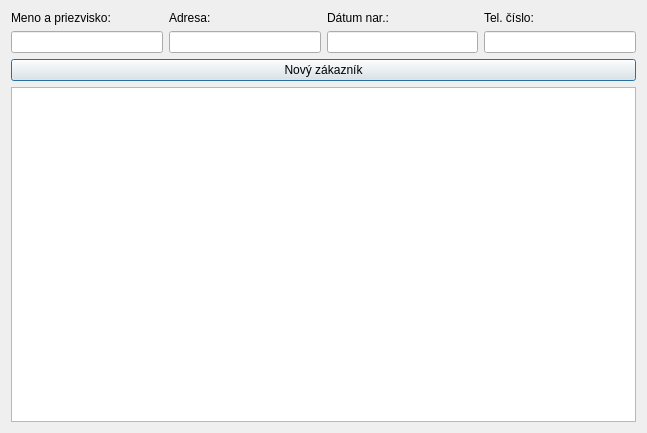
<?xml version="1.0" encoding="UTF-8"?>
<ui version="4.0">
 <class>CustomerSelect</class>
 <widget class="QDialog" name="CustomerSelect">
  <property name="geometry">
   <rect>
    <x>0</x>
    <y>0</y>
    <width>647</width>
    <height>433</height>
   </rect>
  </property>
  <property name="windowTitle">
   <string>Dialog</string>
  </property>
  <layout class="QVBoxLayout" name="verticalLayout">
   <item>
    <layout class="QHBoxLayout" name="horizontalLayout">
     <item>
      <layout class="QVBoxLayout" name="vertical_name">
       <item>
        <widget class="QLabel" name="label_name">
         <property name="text">
          <string>Meno a priezvisko:</string>
         </property>
        </widget>
       </item>
       <item>
        <widget class="QLineEdit" name="le_name"/>
       </item>
      </layout>
     </item>
     <item>
      <layout class="QVBoxLayout" name="vertical_address">
       <item>
        <widget class="QLabel" name="label_address">
         <property name="text">
          <string>Adresa:</string>
         </property>
        </widget>
       </item>
       <item>
        <widget class="QLineEdit" name="le_address"/>
       </item>
      </layout>
     </item>
     <item>
      <layout class="QVBoxLayout" name="vertical_birthday">
       <item>
        <widget class="QLabel" name="label_birthday">
         <property name="text">
          <string>Dátum nar.:</string>
         </property>
        </widget>
       </item>
       <item>
        <widget class="QLineEdit" name="le_birthday"/>
       </item>
      </layout>
     </item>
     <item>
      <layout class="QVBoxLayout" name="vertical_phone_number">
       <item>
        <widget class="QLabel" name="label_phone_number">
         <property name="text">
          <string>Tel. číslo:</string>
         </property>
        </widget>
       </item>
       <item>
        <widget class="QLineEdit" name="le_phone_number"/>
       </item>
      </layout>
     </item>
    </layout>
   </item>
   <item>
    <widget class="QPushButton" name="add_new_customer_button">
     <property name="text">
      <string>Nový zákazník</string>
     </property>
    </widget>
   </item>
   <item>
    <widget class="QTableView" name="customer_table">
     <property name="font">
      <font>
       <pointsize>13</pointsize>
      </font>
     </property>
     <property name="sortingEnabled">
      <bool>true</bool>
     </property>
     <attribute name="verticalHeaderVisible">
      <bool>false</bool>
     </attribute>
    </widget>
   </item>
  </layout>
 </widget>
 <resources/>
 <connections>
  <connection>
   <sender>customer_table</sender>
   <signal>doubleClicked(QModelIndex)</signal>
   <receiver>CustomerSelect</receiver>
   <slot>customer_selected(QModelIndex)</slot>
   <hints>
    <hint type="sourcelabel">
     <x>610</x>
     <y>174</y>
    </hint>
    <hint type="destinationlabel">
     <x>647</x>
     <y>144</y>
    </hint>
   </hints>
  </connection>
  <connection>
   <sender>add_new_customer_button</sender>
   <signal>clicked()</signal>
   <receiver>CustomerSelect</receiver>
   <slot>customer_created()</slot>
   <hints>
    <hint type="sourcelabel">
     <x>372</x>
     <y>96</y>
    </hint>
    <hint type="destinationlabel">
     <x>642</x>
     <y>56</y>
    </hint>
   </hints>
  </connection>
  <connection>
   <sender>le_name</sender>
   <signal>textEdited(QString)</signal>
   <receiver>CustomerSelect</receiver>
   <slot>name_edited(QString)</slot>
   <hints>
    <hint type="sourcelabel">
     <x>123</x>
     <y>56</y>
    </hint>
    <hint type="destinationlabel">
     <x>162</x>
     <y>10</y>
    </hint>
   </hints>
  </connection>
  <connection>
   <sender>le_address</sender>
   <signal>textEdited(QString)</signal>
   <receiver>CustomerSelect</receiver>
   <slot>address_edited(QString)</slot>
   <hints>
    <hint type="sourcelabel">
     <x>317</x>
     <y>50</y>
    </hint>
    <hint type="destinationlabel">
     <x>325</x>
     <y>37</y>
    </hint>
   </hints>
  </connection>
  <connection>
   <sender>le_birthday</sender>
   <signal>textEdited(QString)</signal>
   <receiver>CustomerSelect</receiver>
   <slot>birthday_edited(QString)</slot>
   <hints>
    <hint type="sourcelabel">
     <x>464</x>
     <y>55</y>
    </hint>
    <hint type="destinationlabel">
     <x>481</x>
     <y>48</y>
    </hint>
   </hints>
  </connection>
  <connection>
   <sender>le_phone_number</sender>
   <signal>textEdited(QString)</signal>
   <receiver>CustomerSelect</receiver>
   <slot>phone_number_edited(QString)</slot>
   <hints>
    <hint type="sourcelabel">
     <x>622</x>
     <y>65</y>
    </hint>
    <hint type="destinationlabel">
     <x>642</x>
     <y>17</y>
    </hint>
   </hints>
  </connection>
 </connections>
 <slots>
  <slot>customer_selected(QModelIndex)</slot>
  <slot>customer_created()</slot>
  <slot>name_edited(QString)</slot>
  <slot>address_edited(QString)</slot>
  <slot>phone_number_edited(QString)</slot>
  <slot>birthday_edited(QString)</slot>
 </slots>
</ui>
